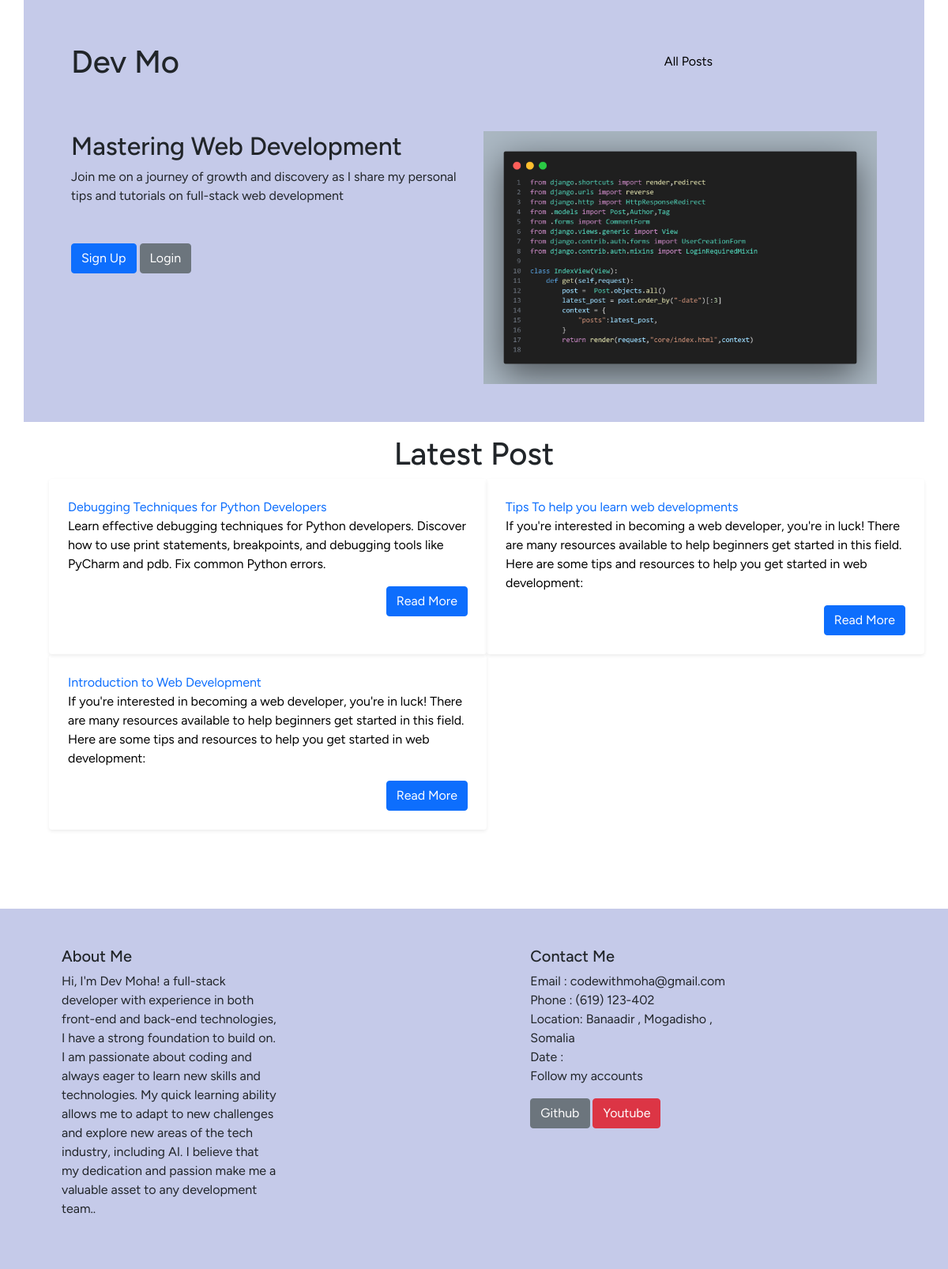
The page / on the database its author committed.
### core/models.py (models this page shows, shortened)
class Post(models.Model):
    title= models.CharField(max_length=100)
    excerpt = models.CharField(max_length=250)
    image = models.ImageField(upload_to='posts',null=True)
    content = models.TextField()
    author = models.ForeignKey(Author,on_delete=models.CASCADE , related_name="posts")
    tags = models.ManyToManyField(Tag,related_name='posts')
    date = models.DateField( auto_now=True)
    slug = models.SlugField(null=True)
    def get_absolute_url(self):
        return reverse("post_detail", args=[self.slug])

### core/views.py (the view)
# urls.py: path('',views.IndexView.as_view(),name='home'),
class IndexView(View):
    def get(self,request):
        post =  Post.objects.all()
        latest_post = post.order_by("-date")[:3]
        context = {
            "posts":latest_post,
            "date ":datetime.date
        }
        return render(request,"core/index.html",context)

### core/templates/core/index.html (shortened to what this page needs)
{% extends 'base.html' %}
{% load static %}
{% block content %}
<div style="background: #C5CAE9; " class="container p-5 rounded-5">
    {% include 'core/include/nav.html' %}
    {% include 'core/include/hero.html' %}
</div>
<h1 class="text-center mt-3">Latest Post</h1>
{% include 'core/include/latest-post.html'  %}
</div>
{% endblock content %}

### core/templates/core/include/latest-post.html
<main class="container">
    <ul class="row">
            {%for post in posts %}
            {% if post %}
            <li
                role ="button"
                hx-get="{{post.get_absolute_url}}"
                hx-push-url="true"
                hx-target="body"
                hx-swap="outerHtml"
                class="text-primary col-md-6 list-unstyled shadow-sm p-4 rounded">
                {{post.title}}
                <p style="color:black"> {{post.excerpt}} </p>
                <button
                    role ="button"
                    hx-get="{{post.get_absolute_url}}"
                    hx-push-url="true"
                    hx-target="body"
                    hx-swap="outerHtml"
                    style="color:#3F51B5"
                    class="float-end btn btn-primary text-white text-decoration-none ">
                    Read More
                </button>
            </li>
            {% else %}
                <P>No post available on this page</P>
            {% endif %}
        {% endfor %}
    </ul>
</main>

### rows shown on the page
Post: title "Debugging Techniques for Python Developers", excerpt "Learn effective debugging techniques for Python developers. Discover how to use print statements, breakpoints, and debugging tools like PyCharm and pdb. Fix common Python errors."
Post: title "Tips To help you learn web developments", excerpt "If you're interested in becoming a web developer, you're in luck! There are many resources available to help beginners get started in this field. Here are some tips and resources to help you get started in web development:"
Post: title "Introduction to Web Development", excerpt "If you're interested in becoming a web developer, you're in luck! There are many resources available to help beginners get started in this field. Here are some tips and resources to help you get started in web development:"
